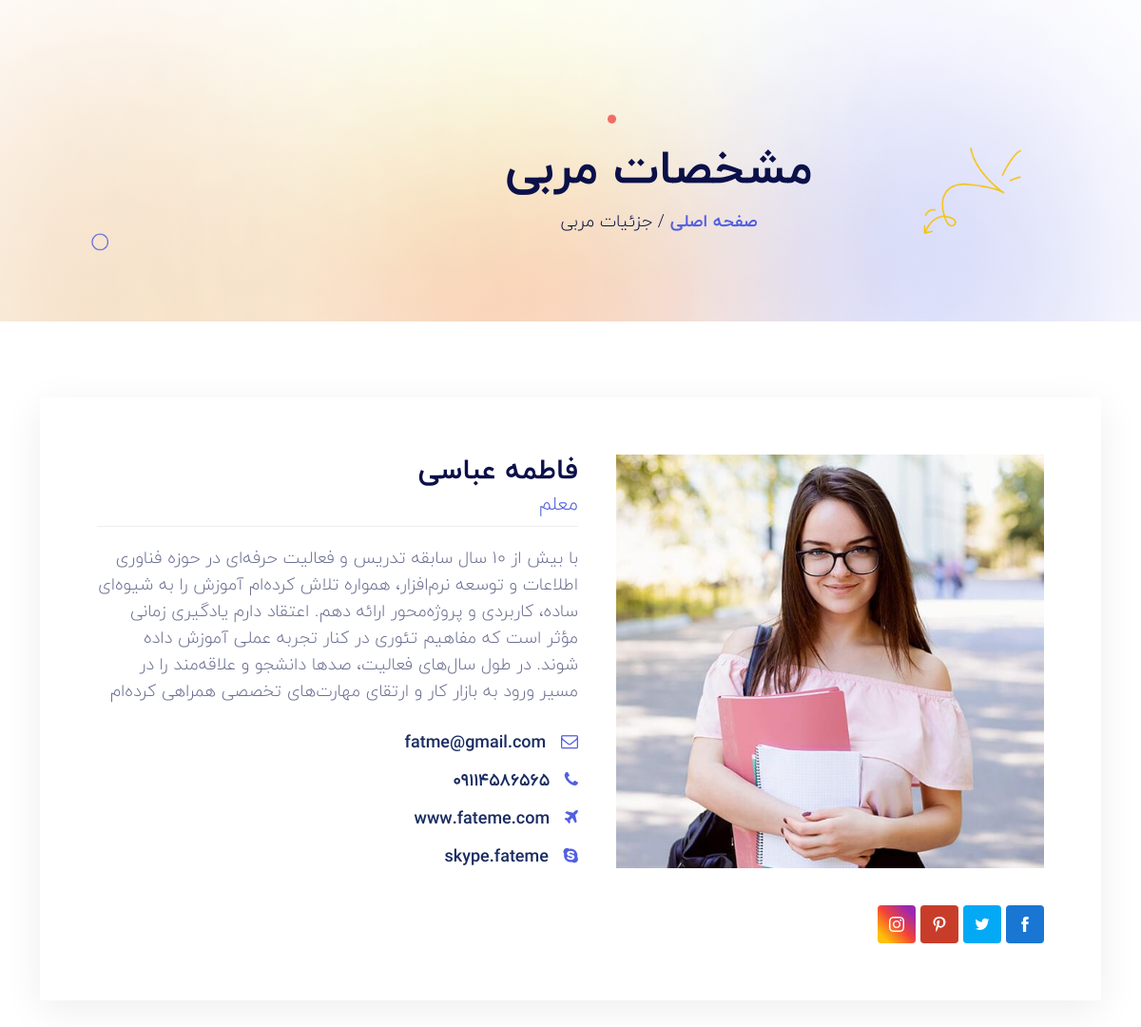
The app's page /course/instructor/2/ with its own data.
### courses_modules/models.py (models this page shows, shortened)
class Instructor(models.Model):
    full_name = models.CharField(max_length=150,verbose_name='نام و نام خانوادگی')
    title = models.CharField(max_length=100,default='معلم',verbose_name='سمت')
    avatar = models.ImageField(upload_to='instructors/',verbose_name='تصویر مدرس')
    bio = models.TextField(verbose_name='بیوگرافی')
    phone = models.CharField(max_length=20 , verbose_name='موبایل')
    email= models.EmailField(verbose_name = 'ایمیل')
    site_address=models.CharField(max_length=300,verbose_name='آدرس سایت')
    skype_address = models.CharField(max_length=300,verbose_name='آدرس skype')
    pintrest=models.URLField(blank=True,null=True,verbose_name='پینترست')
    instagram = models.URLField(blank=True,null=True,verbose_name='اینستاگرام')
    twitter = models.URLField(blank=True,null=True,verbose_name='توییتر')
    facebook = models.URLField(blank=True,null=True,verbose_name='فیسبوک')
    is_active = models.BooleanField(default=True,verbose_name='فعال')
    created_at = models.DateTimeField(auto_now_add=True)
    class Meta:
        verbose_name = 'مدرس'
        verbose_name_plural = 'مدرسان'

### courses_modules/views.py (the view)
class InstructorDetailView(DetailView):
    model = Instructor
    template_name = 'courses_modules/instructor_dateil.html'
    context_object_name = 'instructor'
    def get_object(self, queryset=None):
        return Instructor.objects.get(
            id=self.kwargs.get('id'),
            is_active=True
        )

### courses_modules/templates/courses_modules/instructor_dateil.html (shortened to what this page needs)
{% extends 'base.html' %}
{% load static %}
{% block page_content %}
     <section class="section-top">
        <div class="container">
            <div class="col-lg-10 offset-lg-1 text-center">
                <div class="section-top-title wow fadeInRight" data-wow-duration="1s" data-wow-delay="0.3s"
                    data-wow-offset="0">
                    <h1>مشخصات مربی</h1>
                    <ul>
                        <li><a href="index.html">صفحه اصلی</a></li>
                        <li>/ جزئیات مربی</li>
                    </ul>
                </div>
            </div>
        </div>
    </section>
    <section class="template_agent section-padding">
        <div class="container">
            <div class="row">
                <div class="col-lg-12 col-sm-12 col-xs-12">
                    <div class="single_agent">
                        <div class="single_agent_image"><img src="{{ instructor.avatar.url }}" class="img-fluid" alt={{ instructor.full_name }}>
                        </div>
                        <div class="single_agent_content">
                                  <h4>{{ instructor.full_name }}</h4>
                            <h5> {{ instructor.title }}</h5>
                            <p> {{ instructor.bio }}</p>
                            <ul>
                                <li>
                                    <i class="fa fa-envelope-o"></i>
                                                    {{ instructor.email }}
                                </li>
                                <li>
                                    <i class="fa fa-phone"></i> {{ instructor.phone }}
                                </li>
                                <li>
                                    <i class="fa fa-plane"></i>                {{ instructor.site_address }}
                                </li>
                                <li>
                                    <i class="fa fa-skype"></i>                {{ instructor.skype_address }}
                                </li>
                            </ul>
                        </div>
                        <div class="agent_social">
<ul class="list-inline">
            {% if instructor.facebook %}
                <li>
                    <a href="{{ instructor.facebook }}">
                        <img src="{% static 'img/fb.svg' %}" alt="">
                    </a>
                </li>
            {% endif %}
            {% if instructor.twitter %}
                <li>
                    <a href="{{ instructor.twitter }}">
                        <img src="{% static 'img/tw.svg' %}" alt="">
                    </a>
                </li>
            {% endif %}
            {% if instructor.pintrest %}
                <li>
                    <a href="{{ instructor.pintrest }}">
                        <img src="{% static 'img/pn.svg' %}" alt="">
                    </a>
                </li>
            {% endif %}
            {% if instructor.instagram %}
                <li>
                    <a href="{{ instructor.instagram }}">
                        <img src="{% static 'img/ins.svg' %}" alt="">
                    </a>
                </li>
            {% endif %}
        </ul>                        </div>
                    </div>
                </div>
            </div>
        </div>
    </section>
{% endblock %}

### static/assets/css/style.css (style rules this page uses)
body { color: #6d7193; font-family: "Inria Sans", sans-serif; font-size: 18px; font-weight: 400; line-height: 28px; background:#fff; overflow-x:hidden; }
html, body { height: 100%;position:relative; }
h1, h2, h3, h4, h5, h6 { letter-spacing: 0px; margin: 0px; color: #0b104a; font-weight: 400; }
a { font-family: "Inria Sans", sans-serif; text-decoration: none; color: #0b104a; -webkit-transition: all 0.2s ease 0s; transition: all 0.2s ease 0s; }
p { margin-bottom: 0; }
ul, li { margin: 0; padding: 0; }
ul { list-style:none; }
.section-padding { padding:80px 0; }
.single_agent { background: #fff none repeat scroll 0 0; box-shadow: 0px 10px 40px rgba(0, 0, 0, 0.07); margin-bottom: 30px; overflow: hidden; padding: 60px; }
.single_agent_image img { float: right; margin-left: 40px; width: 450px; }
.agent_social { margin-top: 30px; overflow: hidden; }
.single_agent_content h4 { text-transform: capitalize; overflow: hidden; font-weight: 800; font-size: 30px; margin-bottom: 5px; }
.single_agent_content h5 { border-bottom: 1px solid #eee; color: #525fe1; margin-bottom: 20px; overflow: hidden; padding-bottom: 10px; text-transform: capitalize; }
.single_agent_content p { margin-bottom: 20px; overflow: hidden; }
.single_agent_content ul li { color: #1a2d62; line-height: 40px; overflow: hidden; font-size: 18px; font-weight: 600; }
.single_agent_content i { margin-left:10px;color:#525fe1; }
.agent_social ul li { float: right; }
.agent_social ul li a { margin-left: 5px; }
.section-top { padding-top:150px; position: relative; background: url(../img/bg/section-top.jpg); background-size: cover; background-position: center; padding-bottom: 90px; }
.section-top-title { position: relative; }
.section-top-title h1 { margin-bottom: 10px; text-transform: capitalize; font-weight: 700; font-size: 50px; }
.section-top-title ul li { color: #0b104a !important;display: inline-block; }
.section-top-title ul li a { color: #525fe1!important;font-weight: 600; }
body,h1,h2,h3,h4,h5,a,p { font-family: iranyekan!important; }

### records on screen
Instructor: avatar (picture), full_name "فاطمه عباسی", title "معلم", bio "با بیش از ۱۰ سال سابقه تدریس و فعالیت حرفه‌ای در حوزه فناوری اطلاعات و توسعه نرم‌افزار، همواره تلاش کرده‌ام آموزش را به شیوه‌ای ساده، کاربردی و پروژه‌محور ارائه دهم. اعتقاد دارم یادگیری زمانی مؤثر است که مفاهیم تئوری در کنار تجربه عملی آموزش داده شوند. در طول سال‌های فعالیت، صدها دانشجو و علاقه‌مند را در مسیر ورود به بازار کار و ارتقای مهارت‌های تخصصی همراهی کرده‌ام", email "fatme@gmail.com", phone "09114586565", site_address "www.fateme.com", skype_address "skype.fateme"
